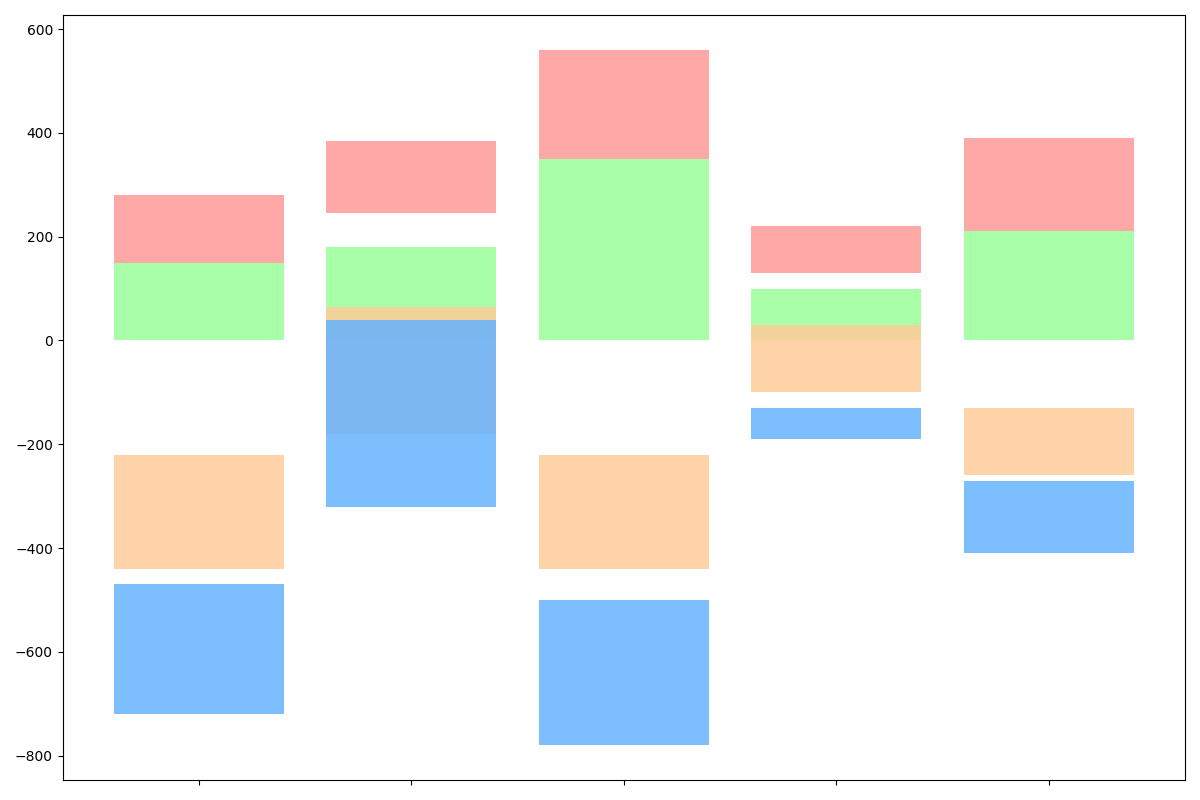

This chart was generated by the following Python code:
import matplotlib.pyplot as plt
import numpy as np

regions = ['North America', 'Europe', 'Asia', 'Africa', 'South America']
sectors = ['Wildlife Protection', 'Forest Conservation', 'Ocean Cleanup', 'Renewable Energy']

# Altering some values in the contributions array while keeping its shape
contributions = np.array([
    [150, -220, 130, -250],
    [-180, 245, -140, 360],
    [350, -220, 210, -280],
    [-100, 130, -90, 60],
    [210, -130, 180, -140]
])

fig, ax = plt.subplots(figsize=(12, 8))

colors = ['#99FF99', '#FFCC99', '#FF9999', '#66B3FF']

cumulative_positive = np.where(contributions > 0, contributions, 0).cumsum(axis=1)
cumulative_negative = np.where(contributions < 0, contributions, 0).cumsum(axis=1)

for i, sector in enumerate(sectors):
    ax.bar(regions, contributions[:, i],
           color=colors[i], alpha=0.85,
           bottom=cumulative_negative[:, i] if contributions[:, i][0] < 0 else 
           cumulative_positive[:, i] - contributions[:, i])

ax.set_xticks(np.arange(len(regions)))
ax.set_xticklabels([])

plt.tight_layout()

plt.show()
